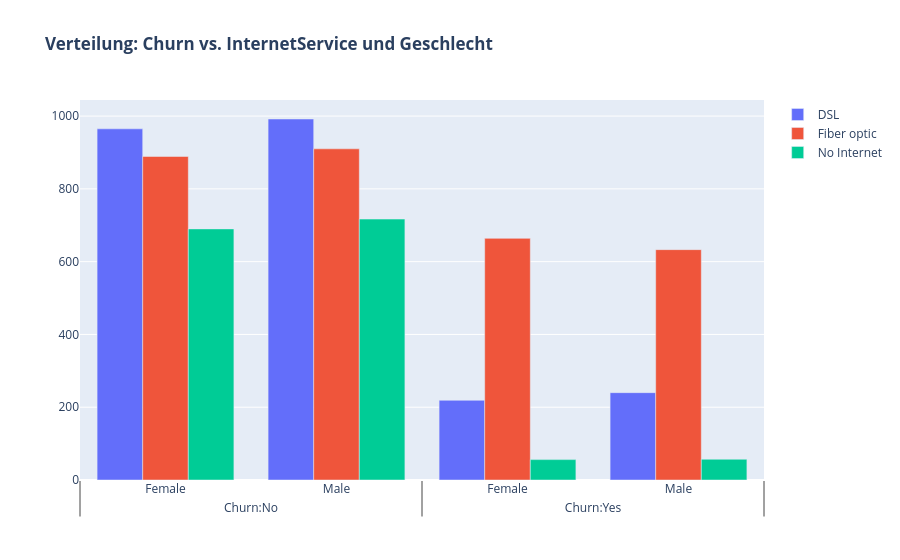

Notebook code cell kept with this figure:
### Code cell
fig = go.Figure()

fig.add_trace(go.Bar(
  x = [['Churn:No', 'Churn:No', 'Churn:Yes', 'Churn:Yes'],
       ["Female", "Male", "Female", "Male"]],
  y = [965, 992, 219, 240],
  name = 'DSL',
))

fig.add_trace(go.Bar(
  x = [['Churn:No', 'Churn:No', 'Churn:Yes', 'Churn:Yes'],
       ["Female", "Male", "Female", "Male"]],
  y = [889, 910, 664, 633],
  name = 'Fiber optic',
))

fig.add_trace(go.Bar(
  x = [['Churn:No', 'Churn:No', 'Churn:Yes', 'Churn:Yes'],
       ["Female", "Male", "Female", "Male"]],
  y = [690, 717, 56, 57],
  name = 'No Internet',
))

fig.update_layout(title_text="<b>Verteilung: Churn vs. InternetService und Geschlecht</b>")

fig.show()

### Figure 1 — Plotly figure (JSON) as saved in the notebook; plotly's stock layout.template omitted (floating-point values rounded to 4 significant figures)
{"data": [{"name": "DSL", "type": "bar", "x": [["Churn:No", "Churn:No", "Churn:Yes", "Churn:Yes"], ["Female", "Male", "Female", "Male"]], "y": [965, 992, 219, 240]}, {"name": "Fiber optic", "type": "bar", "x": [["Churn:No", "Churn:No", "Churn:Yes", "Churn:Yes"], ["Female", "Male", "Female", "Male"]], "y": [889, 910, 664, 633]}, {"name": "No Internet", "type": "bar", "x": [["Churn:No", "Churn:No", "Churn:Yes", "Churn:Yes"], ["Female", "Male", "Female", "Male"]], "y": [690, 717, 56, 57]}], "layout": {"title": {"text": "<b>Verteilung: Churn vs. InternetService und Geschlecht</b>"}}}
